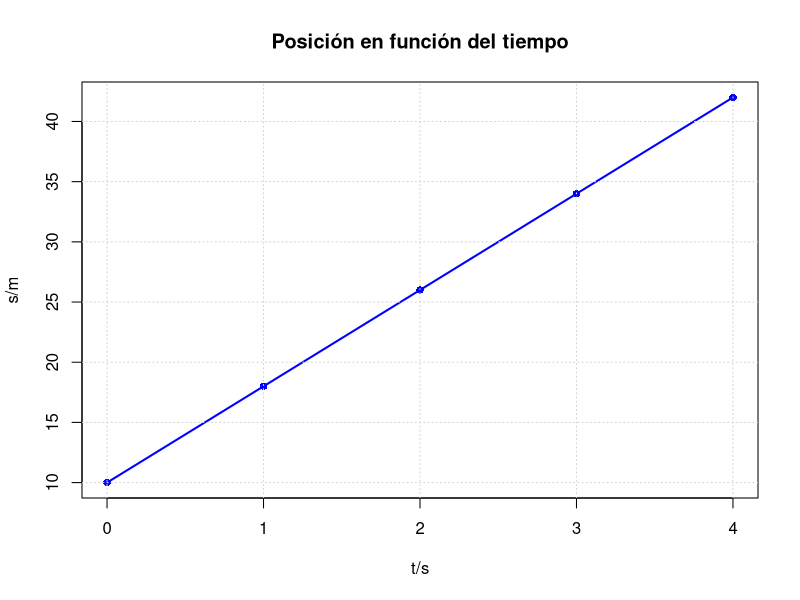

Reproduce this figure in R.
## ---- chunk 1
# Crear un dataframe con los valores de tiempo y posición
datos <- data.frame(t = c(0, 1, 2, 3, 4), s = c(10, 18, 26, 34, 42))

# Graficar la posición en función del tiempo
plot(datos$t, datos$s, type = "o", 
     xlab = "t/s", ylab = "s/m", 
     main = "Posición en función del tiempo",
     col = "blue", pch = 16, lwd = 2)

# Agregar cuadrícula al gráfico
grid()

# Mostrar la gráfica

